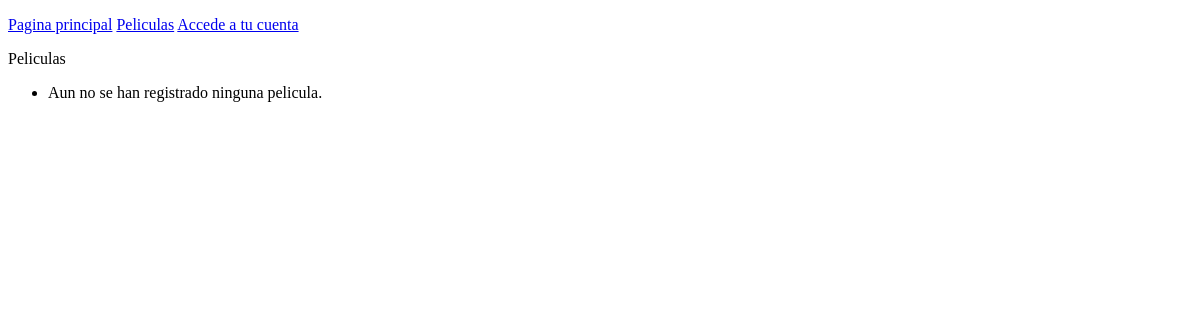
/peliculas/, run on an earlier commit of the app's database.
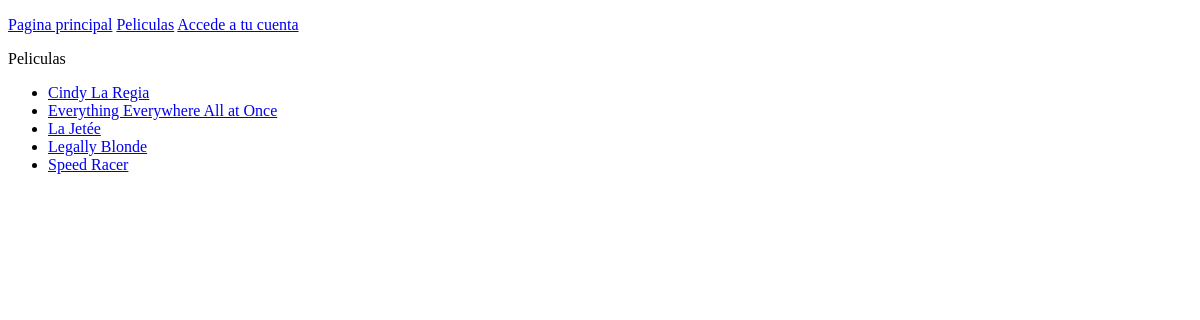
And on a later commit of the database.
### appIMDb/models.py (models this page shows)
class Pelicula(models.Model):
    titulo = models.CharField(max_length=100, unique=True)
    codigo = models.CharField(max_length=10, unique=True)
    genero = models.ForeignKey(Genero, on_delete=models.CASCADE)
    anio = models.PositiveSmallIntegerField()
    sinopsis = models.TextField()
    portada = models.URLField(max_length=200) # Limite por default de Django
    class Meta:
        verbose_name_plural = 'peliculas'
    def __str__(self):
        if len(self.titulo) > 50:
            return f"{self.titulo[:50]}..."
        else:
            return f"{self.titulo}"

### appIMDb/views.py (the view)
# urls.py: path('peliculas/', views.peliculas, name='peliculas'),
def peliculas(request):
    peliculas = Pelicula.objects.order_by('titulo')
    context = {'peliculas': peliculas}
    return render(request, 'appIMDb/peliculas.html', context)

### appIMDb/templates/appIMDb/peliculas.html (shortened to what this page needs)
<!DOCTYPE html>
<html lang="es">
  <head>
  </head>
  <body>
    {% extends "appIMDb/base.html" %}
    {% block content %}
        <p>Peliculas</p>
        <ul>
            {% for pelicula in peliculas %}
                <li>
                    <a href="{% url 'appIMDb:pelicula' pelicula.id %}">{{ pelicula }}</a>
                </li>
            {% empty %}
                <li>Aun no se han registrado ninguna pelicula.</li>
            {% endfor %}
        </ul>
    {% endblock content %}

### appIMDb/templates/appIMDb/base.html
<!DOCTYPE html>
<html lang="es">
  <head>
    {% load static %}
    <link rel="stylesheet" href="{% static 'appIMDb/styles.css' %}">
  </head>
  <body>
      <p>
          <a href="{% url 'appIMDb:index' %}">Pagina principal</a>
          <a href="{% url 'appIMDb:peliculas' %}">Peliculas</a>
            {% if user.is_authenticated %}
                Hola, {{ user.username }}.
                <a href="{% url 'users:logout' %}">Cerrar sesion</a>
            {% else %}
                <a href="{% url 'users:login' %}">Accede a tu cuenta</a>
            {% endif %}
      </p>
      {% block content %}{% endblock content %}
  </body>
</html>

What changed in the data, as far as the page shows it:
added Pelicula: titulo "Cindy La Regia"
added Pelicula: titulo "Everything Everywhere All at Once"
added Pelicula: titulo "La Jetée"
added Pelicula: titulo "Legally Blonde"
added Pelicula: titulo "Speed Racer"
Also different on the page:
text no longer shown: "Aun no se han registrado ninguna pelicula."
